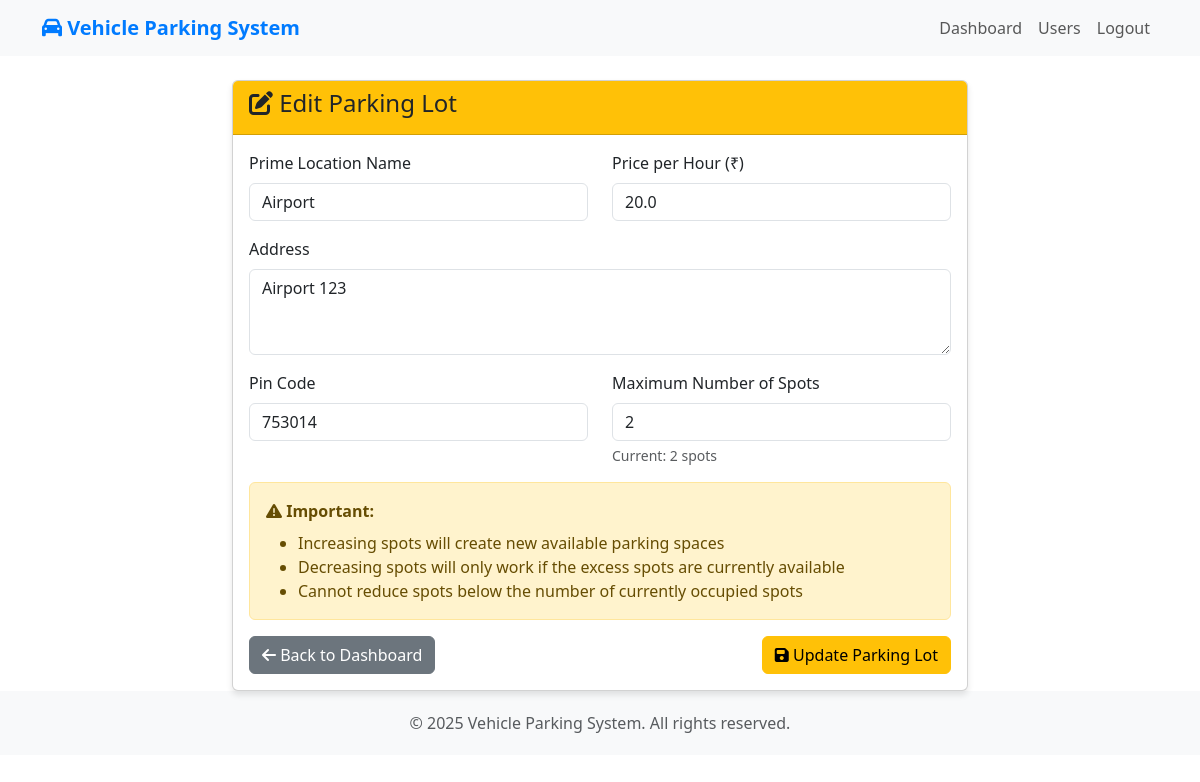
The page /edit_lot/1 (signed in) on the database its author committed.
### main_app.py (models this page shows, shortened)
class ParkingLot(db.Model):
    __tablename__ = 'parking_lots'
    id = db.Column(db.Integer, primary_key=True)
    prime_location_name = db.Column(db.String(200), nullable=False)
    price = db.Column(db.Float, nullable=False)
    address = db.Column(db.Text, nullable=False)
    pin_code = db.Column(db.String(10), nullable=False)
    maximum_spots = db.Column(db.Integer, nullable=False)
    created_at = db.Column(db.DateTime, default=datetime.utcnow)
    parking_spots = db.relationship('ParkingSpot', backref='lot', lazy=True, cascade='all, delete-orphan')

### main_app.py (the view, shortened to what this page needs)
@app.route('/edit_lot/<int:lot_id>', methods=['GET', 'POST'])
def edit_lot(lot_id):
    if not session.get('is_admin'):
        return redirect(url_for('login'))
    lot = ParkingLot.query.get_or_404(lot_id)
    return render_template('edit_lot.html', lot=lot)

### templates/edit_lot.html (shortened to what this page needs)
{% extends "base.html" %}
{% block content %}
<div class="row justify-content-center">
    <div class="col-md-8">
        <div class="card">
            <div class="card-header bg-warning text-dark">
                <h4><i class="fas fa-edit"></i> Edit Parking Lot</h4>
            </div>
            <div class="card-body">
                <form method="POST">
                    <div class="row">
                        <div class="col-md-6">
                            <div class="mb-3">
                                <label for="location_name" class="form-label">Prime Location Name</label>
                                <input type="text" class="form-control" id="location_name" name="location_name"
                                       value="{{ lot.prime_location_name }}" required>
                            </div>
                        </div>
                        <div class="col-md-6">
                            <div class="mb-3">
                                <label for="price" class="form-label">Price per Hour (₹)</label>
                                <input type="number" class="form-control" id="price" name="price"
                                       step="0.01" min="0" value="{{ lot.price }}" required>
                            </div>
                        </div>
                    </div>
                    <div class="mb-3">
                        <label for="address" class="form-label">Address</label>
                        <textarea class="form-control" id="address" name="address" rows="3" required>{{ lot.address }}</textarea>
                    </div>
                    <div class="row">
                        <div class="col-md-6">
                            <div class="mb-3">
                                <label for="pin_code" class="form-label">Pin Code</label>
                                <input type="text" class="form-control" id="pin_code" name="pin_code"
                                       pattern="[0-9]{6}" value="{{ lot.pin_code }}" required>
                            </div>
                        </div>
                        <div class="col-md-6">
                            <div class="mb-3">
                                <label for="max_spots" class="form-label">Maximum Number of Spots</label>
                                <input type="number" class="form-control" id="max_spots" name="max_spots"
                                       min="1" max="1000" value="{{ lot.maximum_spots }}" required>
                                <div class="form-text">Current: {{ lot.maximum_spots }} spots</div>
                            </div>
                        </div>
                    </div>
                    <div class="alert alert-warning">
                        <i class="fas fa-exclamation-triangle"></i>
                        <strong>Important:</strong>
                        <ul class="mb-0 mt-2">
                            <li>Increasing spots will create new available parking spaces</li>
                            <li>Decreasing spots will only work if the excess spots are currently available</li>
                            <li>Cannot reduce spots below the number of currently occupied spots</li>
                        </ul>
                    </div>
                    <div class="d-flex justify-content-between">
                        <a href="{{ url_for('admin_dashboard') }}" class="btn btn-secondary">
                            <i class="fas fa-arrow-left"></i> Back to Dashboard
                        </a>
                        <button type="submit" class="btn btn-warning">
                            <i class="fas fa-save"></i> Update Parking Lot
                        </button>
                    </div>
                </form>
            </div>
        </div>
    </div>
</div>
{% endblock %}

### templates/base.html (style rules this page uses)
.card { box-shadow: 0 4px 6px rgba(0, 0, 0, 0.1); }

### rows shown on the page
ParkingLot: location_name "Airport", price "20.0", address "Airport 123", pin_code "753014", max_spots "2", maximum_spots "2"
